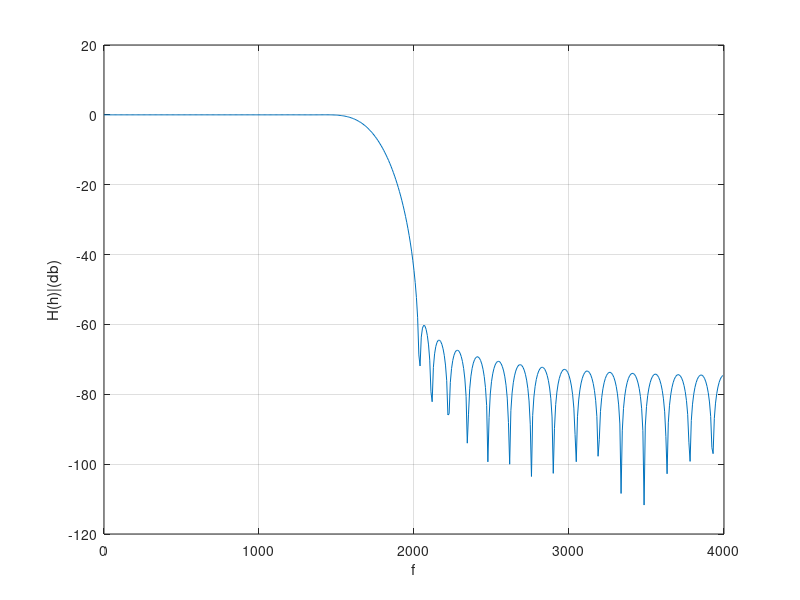

MATLAB code for this plot:
fc=0.21875;
N=53;
Fs=8000;
beta=5.65;
wn=kaiser(N,beta);
hn=fir1(N-1,2*fc,wn); %fc is multiplied by 2 since FN=Fs/2
[H,f]=freqz(hn,1,512,Fs);
mag=20*log10(abs(H));
plot(f,mag);
grid on
xlabel('f');
ylabel('H(h)|(db)')